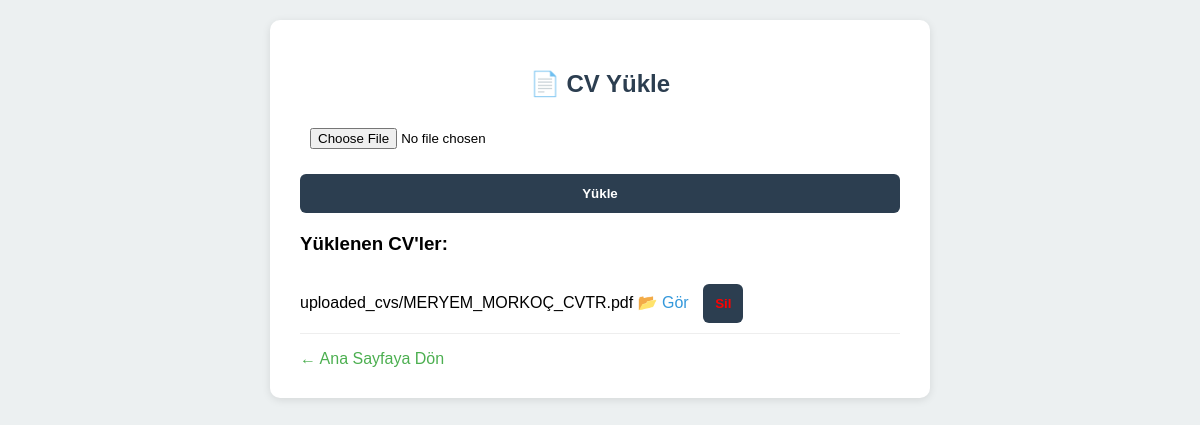
The page /cv-yukle/ on the database as committed earlier.
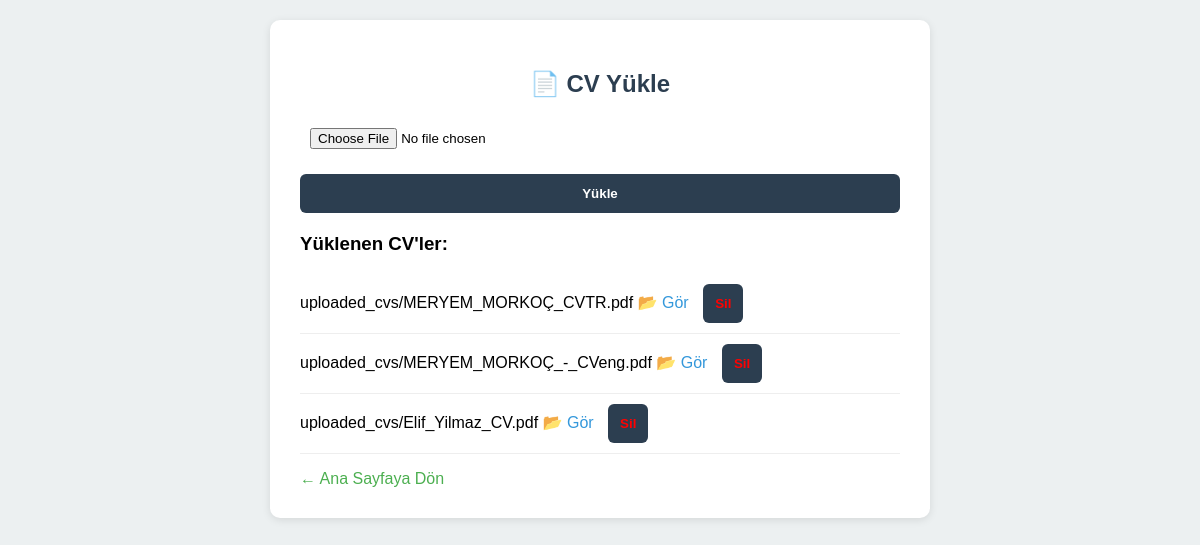
The same page on the database as committed later.
### panel/models.py (models this page shows)
class UploadedCV(models.Model):
        file = models.FileField(upload_to='uploaded_cvs/')
        uploaded_at = models.DateTimeField(auto_now_add=True)
        candidate_name = models.CharField(max_length=100, blank=True)

### panel/views.py (the view)
# urls.py: path('cv-yukle/', upload_cv_view, name='upload_cv'),
def upload_cv_view(request):
    if request.method == 'POST' and request.FILES.get('cv_file'):
        file = request.FILES['cv_file']
        UploadedCV.objects.create(file=file)
        return redirect('upload_cv')
    uploaded_files = UploadedCV.objects.exclude(file='')  # boş dosyaları gösterme
    return render(request, 'upload_cv.html', {'files': uploaded_files})

### panel/templates/upload_cv.html (shortened to what this page needs)
<!DOCTYPE html>
<html lang="tr">
<head>
    {% load static %}
    <link rel="stylesheet" href="{% static 'css/style.css' %}">
</head>
<body>
<div class="container">
    <h2>📄 CV Yükle</h2>
    <form method="POST" enctype="multipart/form-data">
        <input type="file" name="cv_file" required>
        <button type="submit">Yükle</button>
    </form>
    <h3>Yüklenen CV'ler:</h3>
    <ul>
        {% for file in files %}
            <li>
                {{ file.file.name }}
                <span class="links">
                    <a href="{{ file.file.url }}" target="_blank">📂 Gör</a>
                    <form method="POST" action="{% url 'delete_cv' file.id %}" style="display:inline;">
                        <button type="submit" style="color: red;">Sil</button>
                    </form>
                </span>
            </li>
        {% empty %}
            <li>Henüz CV yüklenmedi.</li>
        {% endfor %}
    </ul>
    <a href="{% url 'dashboard' %}">← Ana Sayfaya Dön</a>
</div>
</body>
</html>

Rows that differ between the two databases and show on the page:
added UploadedCV: file.name "uploaded_cvs/MERYEM_MORKOÇ_-_CVeng.pdf"
added UploadedCV: file.name "uploaded_cvs/Elif_Yilmaz_CV.pdf"
